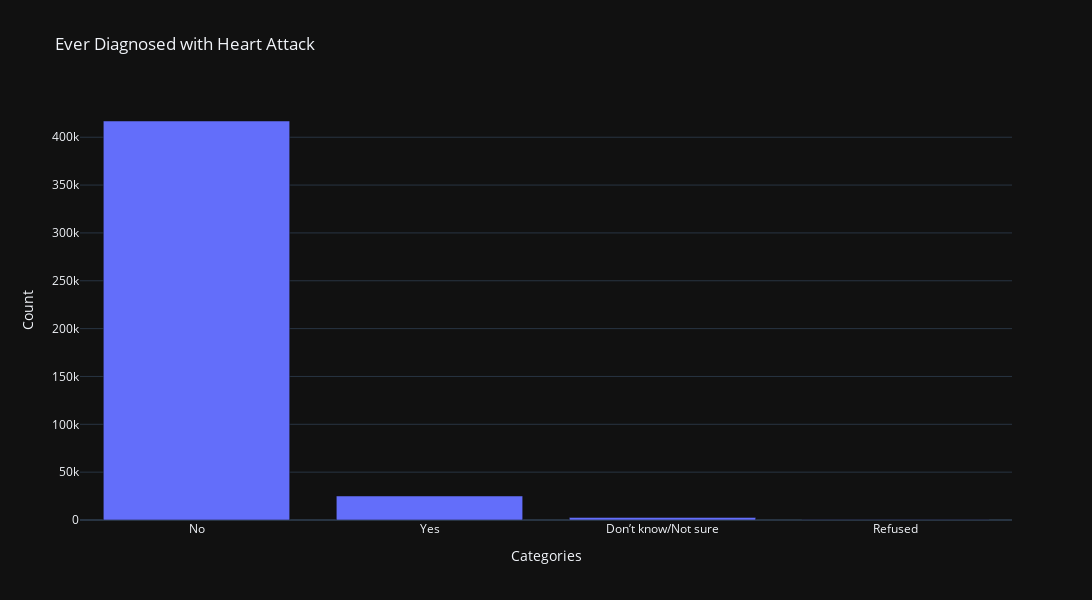
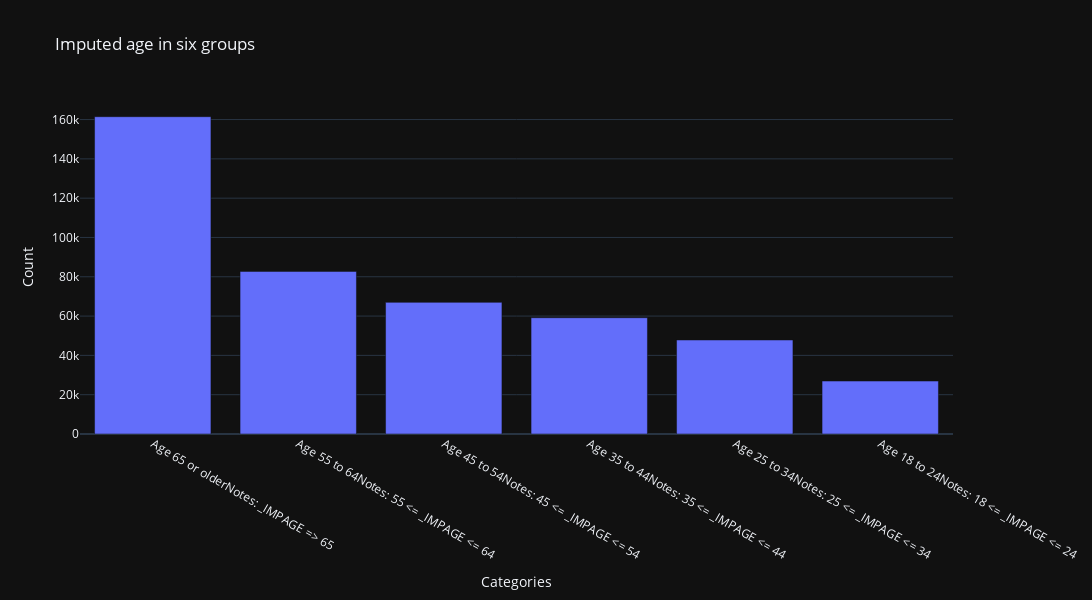
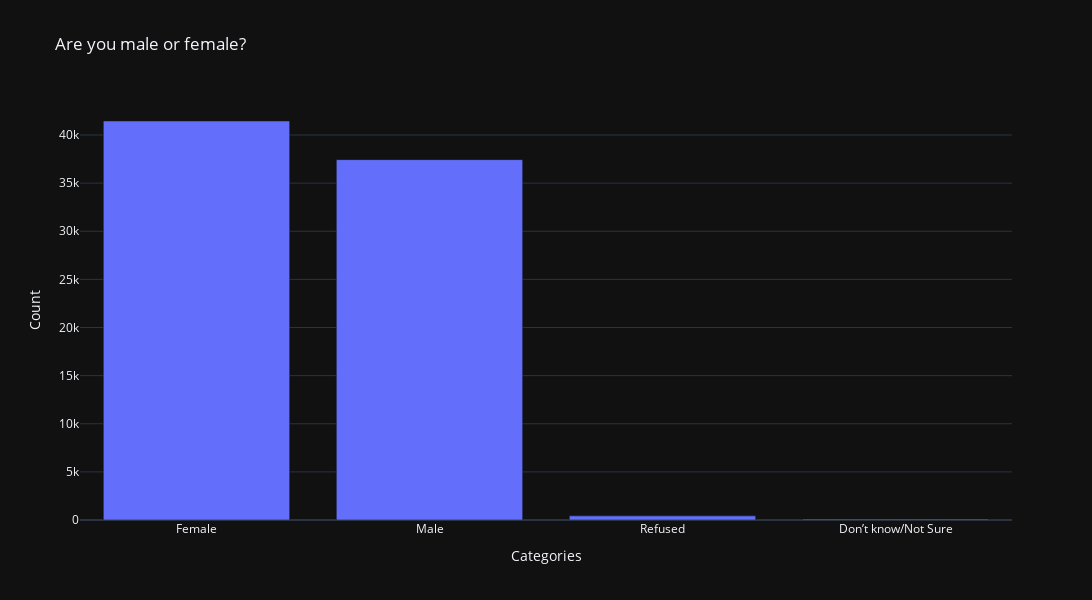
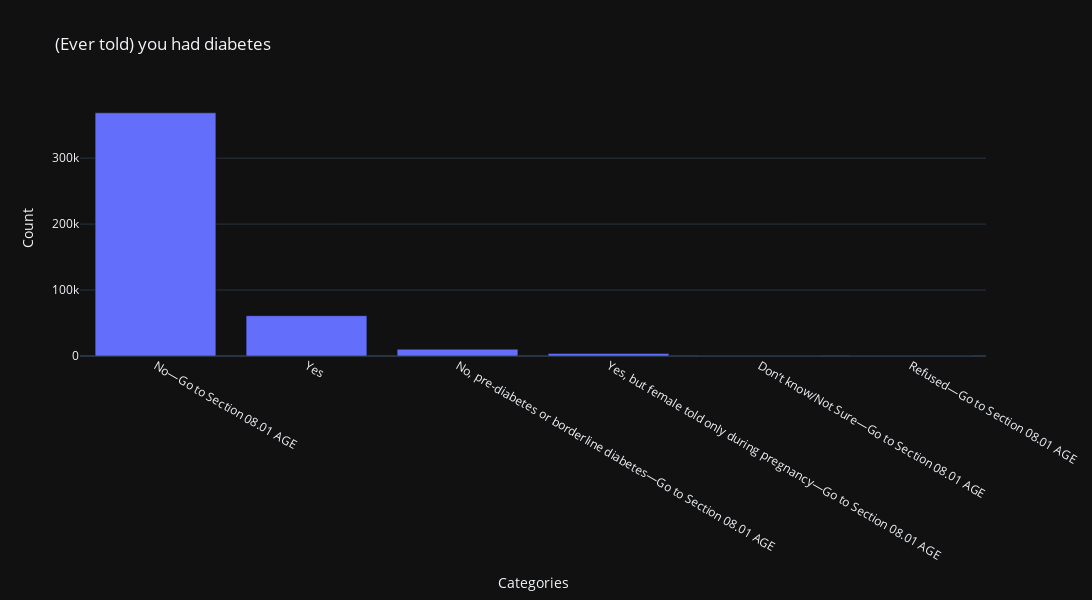

The notebook cell saved with these charts, in order:
### Code cell
columns = [
    'CVDINFR4',
    '_AGE_G',
    'BIRTHSEX',
    'DIABETE4',
    '_DENVST3',
]

for column in columns:
    plot_bar_of_count(column)

### Figure 1 — Plotly figure (JSON) as saved in the notebook; plotly's stock layout.template omitted (floating-point values rounded to 4 significant figures)
{"data": [{"x": ["No", "Yes", "Don’t know/Not sure", "Refused"], "y": [416959, 25108, 2731, 330], "type": "bar"}], "layout": {"title": {"text": "Ever Diagnosed with Heart Attack"}, "xaxis": {"title": {"text": "Categories"}}, "yaxis": {"title": {"text": "Count"}}, "width": 1100, "height": 600}}

### Figure 2 — Plotly figure (JSON) as saved in the notebook; plotly's stock layout.template omitted (floating-point values rounded to 4 significant figures)
{"data": [{"x": ["Age 65 or olderNotes: _IMPAGE => 65", "Age 55 to 64Notes: 55 <= _IMPAGE <= 64", "Age 45 to 54Notes: 45 <= _IMPAGE <= 54", "Age 35 to 44Notes: 35 <= _IMPAGE <= 44", "Age 25 to 34Notes: 25 <= _IMPAGE <= 34", "Age 18 to 24Notes: 18 <= _IMPAGE <= 24"], "y": [161451, 82740, 66984, 59174, 47840, 26943], "type": "bar"}], "layout": {"title": {"text": "Imputed age in six groups"}, "xaxis": {"title": {"text": "Categories"}}, "yaxis": {"title": {"text": "Count"}}, "width": 1100, "height": 600}}

### Figure 3 — Plotly figure (JSON) as saved in the notebook; plotly's stock layout.template omitted (floating-point values rounded to 4 significant figures)
{"data": [{"x": ["Female", "Male", "Refused", "Don’t know/Not Sure"], "y": [41456, 37441, 430, 100], "type": "bar"}], "layout": {"title": {"text": "Are you male or female?"}, "xaxis": {"title": {"text": "Categories"}}, "yaxis": {"title": {"text": "Count"}}, "width": 1100, "height": 600}}

### Figure 4 — Plotly figure (JSON) as saved in the notebook; plotly's stock layout.template omitted (floating-point values rounded to 4 significant figures)
{"data": [{"x": ["No—Go to Section 08.01 AGE", "Yes", "No, pre-diabetes or borderline diabetes—Go to Section 08.01 AGE", "Yes, but female told only during pregnancy—Go to Section 08.01 AGE", "Don’t know/Not Sure—Go to Section 08.01 AGE", "Refused—Go to Section 08.01 AGE"], "y": [368722, 61158, 10329, 3836, 763, 321], "type": "bar"}], "layout": {"title": {"text": "(Ever told) you had diabetes"}, "xaxis": {"title": {"text": "Categories"}}, "yaxis": {"title": {"text": "Count"}}, "width": 1100, "height": 600}}
